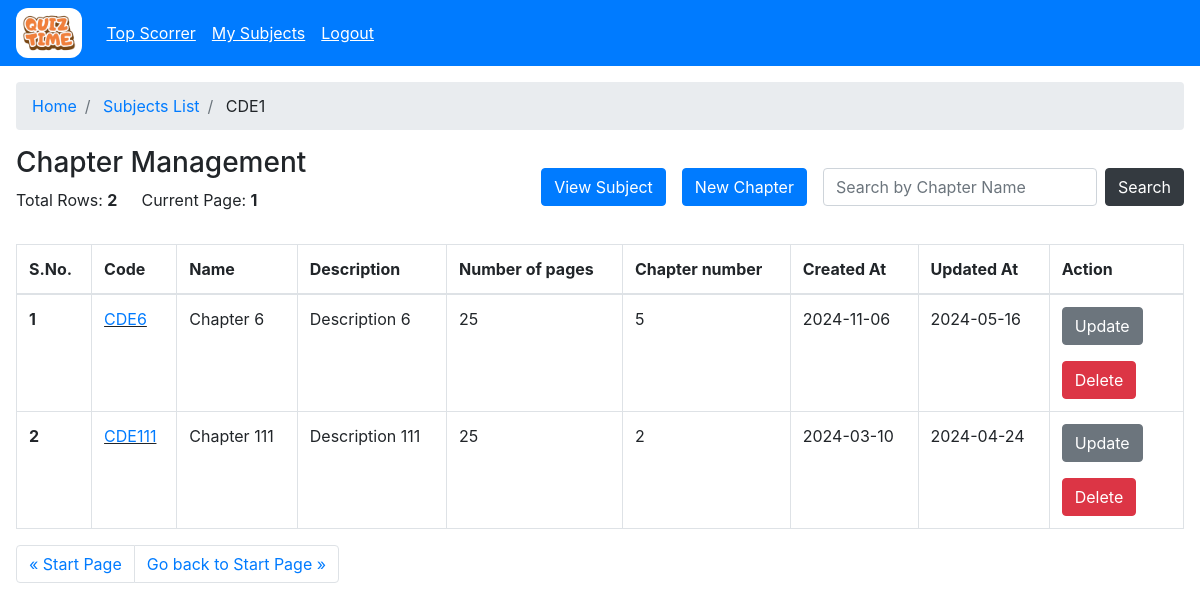
Page /admin/subject/view?sub_id=e3a5c052-036d-42a4-b9ea-e49531b98ec9&take=25&skip=0 (signed in) on the committed database.
### models/model.py (models this page shows)
class Subject(db.Model):
    __tablename__='subjects'
    id=db.Column(db.VARCHAR(100), primary_key=True)
    name=db.Column(db.VARCHAR(100), nullable=False)
    description=db.Column(db.VARCHAR(100), nullable=False)
    created_at=db.Column(db.TIMESTAMP, nullable=False)
    updated_at=db.Column(db.TIMESTAMP, nullable=False)
    code=db.Column(db.VARCHAR(100), nullable=False)

class Chapter(db.Model):
    __tablename__='chapters'
    id=db.Column(db.VARCHAR(100), primary_key=True)
    name=db.Column(db.VARCHAR(100), nullable=False)
    description=db.Column(db.VARCHAR(100), nullable=False)
    subject_id=db.Column(db.VARCHAR(100), db.ForeignKey('subjects.id'), nullable=False)
    created_at = db.Column(db.TIMESTAMP, nullable=False)
    updated_at = db.Column(db.TIMESTAMP, nullable=False)
    chapter_number=db.Column(db.Integer, nullable=False)
    code=db.Column(db.VARCHAR(100), nullable=False)
    pages=db.Column(db.Integer, nullable=False)

### controllers/admin/admin_subject.py (the view)
@subject.route("/view")
@login_required
@swag_from({
    "tags": ["Admin"],
    "description": "View all subjects",
    "summary": "View all subjects",
    "parameters": [
        {
            "in": "query",
            "name": "sub_id",
            "required": True,
            "type": "string",
            "description": "Subject id"
        },
        {
            "in": "query",
            "name": "skip",
            "required": False,
            "type": "integer",
            "description": "Skip"
        },
        {
            "in": "query",
            "name": "take",
            "required": False,
            "type": "integer",
            "description": "Take"
        },
        {
            "in": "query",
            "name": "where",
            "required": False,
            "type": "string",
            "description": "Where"
        },
    ],
    "responses": {
        200: {
            "description": "Subjects fetched successfully",
            "content": {
                "application/json": {
                    "schema": {
                        "type": "object",
                        "properties": {
                            "subjects": {
                                "type": "array",
                                "items": {
                                    "type": "object",
                                    "properties": {
                                        "id": {"type": "string"},
                                        "name": {"type": "string"},
                                        "code": {"type": "string"},
                                        "description": {"type": "string"},
                                        "created_at": {"type": "string"},
                                        "updated_at": {"type": "string"},
                                    }
                                }
                            }
                        }
                    }
                }
            }
        },
        404: {
            "description": "No subjects found"
        }
    }
})
@role_required("admin")
def view_subject():
    sub_id = request.args.get("sub_id", "")
    skip = int(request.args.get("skip", 0))
    take = int(request.args.get("take", 25))
    where = request.args.get("where", "{}")
    if not sub_id:
        raise ValueError("Subject is required")
    sub = Subject.query.filter_by(id=sub_id).first()
    if not sub:
        return flash_and_redirect("Subject not found", "danger", url_for("subject.subject_home"))
    try:
        where = json.loads(where) if where else {}
        query = Chapter.query.filter_by(subject_id=sub_id)
        for key, value in where.items():
            query = query.filter(getattr(Chapter, key).like(f"%{value}%"))
        chapters = query.offset(skip).limit(take).all()
        total_rows = query.count()
        return render_template("admin/subjects/admin_single_subject.html",sub=sub, skip=skip, take=take, rows=chapters, total_rows=total_rows)
    except Exception as e:
        return flash_and_redirect(str(e), "danger", url_for("subject.subject_home"))

### app.py (called while the page is built)
    @login_manager.user_loader
    def load_user(user_id):
        return User.query.get(user_id)

### controllers/decorator.py (called while the page is built)
def role_required(role):
    def decorator(func):
        @wraps(func)
        def wrapper(*args, **kwargs):
            if not current_user.is_authenticated:
                return redirect(url_for("auth.login_post"))
            if current_user.user_type != role and session.get("user_type") != role:
                if current_user.user_type == "admin":
                    return redirect(url_for("admin.admin_home"))
                return redirect(url_for("user.user_home"))
            return func(*args, **kwargs)
        return wrapper
    return decorator

### templates/admin/subjects/admin_single_subject.html (shortened to what this page needs)
{% extends "base.html" %} {% block title %}Single Subject{% endblock %} {% block
content %}{% include "admin/admin_wrapper.html" %}
<section class="p-3">
  <nav aria-label="breadcrumb">
    <ol class="breadcrumb">
      <li class="breadcrumb-item"><a href="/admin">Home</a></li>
      <li class="breadcrumb-item">
        <a href="/admin/subject/?skip=0&take=25">Subjects List</a>
      </li>
      <li class="breadcrumb-item" aria-current="page">
        {% if sub %}{{ sub.code }}{% endif %}
      </li>
    </ol>
  </nav>
  <div class="d-flex mt-3 flex-wrap justify-content-between">
    <div>
      <h3>Chapter Management</h3>
      <div class="d-flex align-items-center">
        <p class="mr-4">Total Rows: <strong>{{ total_rows }}</strong></p>
        <p>
          Current Page:
          <strong
            >{% if skip and take %} {{ ((skip|int)/take)+1 }} {% else %}1{%
            endif %}</strong
          >
        </p>
      </div>
    </div>
    <div class="form-inline my-2 my-lg-0">
      <div class="d-flex">
        <button
          type="button"
          class="btn btn-primary mr-3"
          data-toggle="modal"
          data-target="#exampleModalScrollable"
        >
          View Subject
        </button>
        <button type="button" class="btn btn-primary mr-3">
          <a
            class="text-white"
            href="/admin/subject/chapter/new?sub_id={{ sub.id }}"
          >
            New Chapter
          </a>
        </button>
      </div>
      <div class="d-flex mt-2 mt-sm-0 justify-content-between">
        <input
          class="form-control mr-2"
          type="search"
          id="chapterInput"
          placeholder="Search by Chapter Name"
          aria-label="Search"
        />
        <button
          onclick="searchByChapter('{{skip}}', '{{take}}', '{{ sub.id }}')"
          class="btn btn-dark"
        >
          <a>Search</a>
        </button>
      </div>
    </div>
  </div>
  <section class="mt-3">
    <div class="table-responsive">
      <table class="table table-bordered table-hover">
        <thead>
          <tr>
            <th scope="col">S.No.</th>
            <th scope="col">Code</th>
            <th scope="col">Name</th>
            <th scope="col">Description</th>
            <th scope="col">Number of pages</th>
            <th scope="col">Chapter number</th>
            <th scope="col">Created At</th>
            <th scope="col">Updated At</th>
            <th scope="col">Action</th>
          </tr>
        </thead>
        <tbody>
          {% for chpt in rows %}
          <tr class="pointer">
            <th scope="row">{{ loop.index+skip }}</th>
            <td class="link">
              <a
                href="/admin/subject/chapter/view?sub_id={{ sub.id }}&skip=0&take=25&chap_id={{ chpt.id }}"
                >{{ chpt.code }}</a
              >
            </td>
            <td>{{ chpt.name }}</td>
            <td>{{ chpt.description }}</td>
            <td>{{ chpt.pages }}</td>
            <td>{{ chpt.chapter_number }}</td>
            <td>{{ chpt.created_at.strftime('%Y-%m-%d') }}</td>
            <td>{{ chpt.updated_at.strftime('%Y-%m-%d') }}</td>
            <td>
              <button
                onclick="window.location.href='/admin/subject/chapter/update?chap_id={{ chpt.id }}&sub_id={{ sub.id }}'"
                type="button"
                class="btn btn-secondary mr-3 mb-3"
              >
                Update
              </button>
              <form
                method="post"
                action="/admin/subject/chapter/delete?sub_id={{ sub.id }}&chap_id={{ chpt.id }}"
                onsubmit="return confirm('Are you sure you wish to delete the chapter with {{sub.code}}?, !! This will delete all quizzes and questions associated with it !!');"
              >
                <input type="submit" class="btn btn-danger" value="Delete" />
              </form>
            </td>
          </tr>
          {% endfor %}
        </tbody>
      </table>
      <nav aria-label="Page navigation example">
        <ul class="pagination">
          <li class="page-item">
            <a
              class="page-link"
              href="/admin/subject/view?sub_id={{ sub.id }}&skip={{ (skip - take) if skip > 0 else 0 }}&take={{ take }}"
              aria-label="Previous"
            >
              <span aria-hidden="true">&laquo;</span>
              <span
                >{% if skip > 0 %}Previous{% else %}Start Page{% endif %}</span
              >
            </a>
          </li>
          <li class="page-item">
            <a
              class="page-link"
              href="/admin/subject/view?sub_id={{ sub.id }}&skip={{ ( (((skip|int)/take)|int+1)*take if ((skip|int+take) < total_rows) else None  ) if ((skip|int+take) < total_rows) else 0 }}&take={{ take }}"
              aria-label="Next"
            >
              <span
                >{% if ((skip|int + take) < total_rows) %}Next{% else %}Go back
                to Start Page{% endif %}</span
              >
              <span aria-hidden="true">&raquo;</span>
            </a>
          </li>
        </ul>
      </nav>
    </div>
  </section>
</section>
{% endblock %}

### static/css/style.css (style rules this page uses)
.pointer { cursor: pointer; }
.link { text-decoration: underline !important; }

### rows in the picture
Subject: code "CDE1"
Chapter: code "CDE6", name "Chapter 6", description "Description 6", pages "25", chapter_number "5", created_at "2024-11-06", updated_at "2024-05-16"
Chapter: code "CDE111", name "Chapter 111", description "Description 111", pages "25", chapter_number "2", created_at "2024-03-10", updated_at "2024-04-24"

### other values in the picture
{{ total_rows }} "2"
